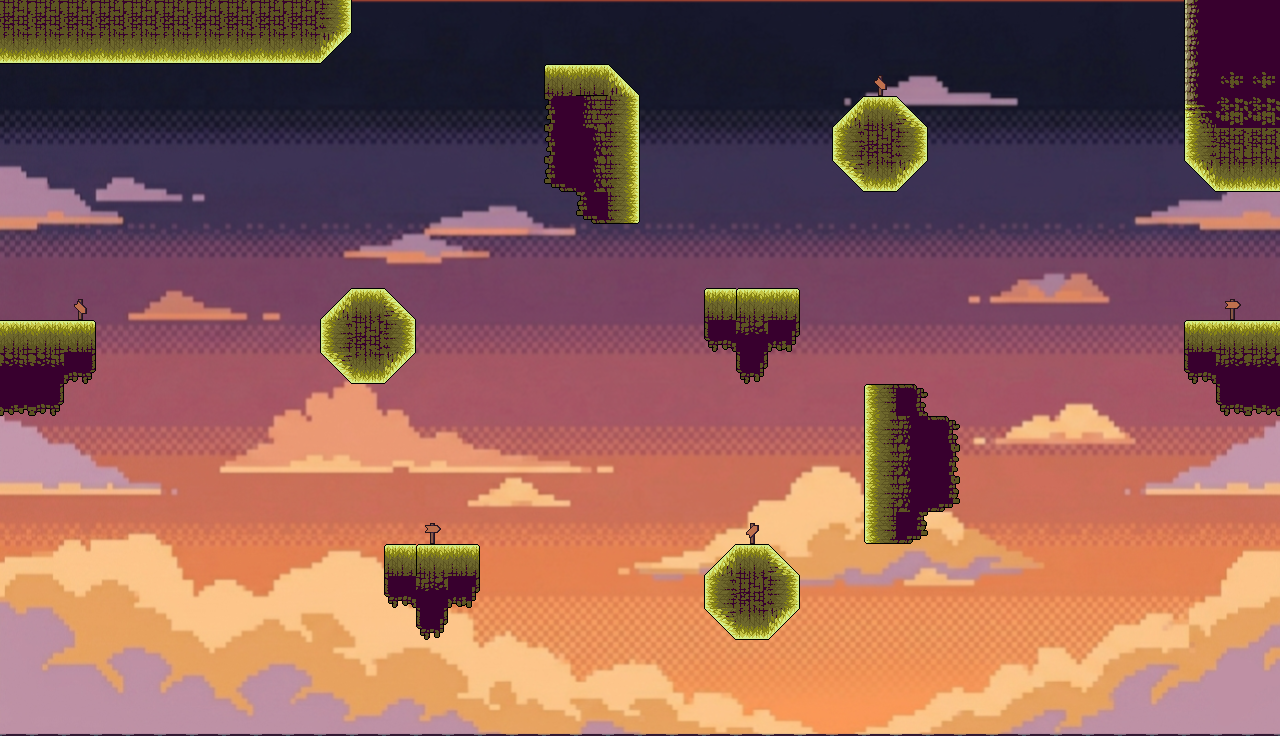

This game map was drawn from its Tiled (.tmx) file and the tilesets committed beside it. A one-line description and the full map source follow:
An orthogonal 40x23 tile map with 32x32 px tiles, 2 tile layers (Capa de patrones 2, Platforms), 4 tilesets, 1 image layer.

<map version="1.10" tiledversion="1.12.1" orientation="orthogonal" renderorder="right-down" width="40" height="23" tilewidth="32" tileheight="32" infinite="0" nextlayerid="4" nextobjectid="1">
 <tileset firstgid="1" source="Tileset_cielo.tsx" />
 <tileset firstgid="97" source="Tileset_Tierra_.tsx" />
 <tileset firstgid="193" source="Tileset_Cielo_girado.tsx" />
 <tileset firstgid="289" source="Decoracion/Señales.tsx" />
 <imagelayer id="2" name="Capa de Imagen 1">
  <image source="../Mapas/Cielo arriba.png" width="1280" height="736" />
 </imagelayer>
 <layer id="3" name="Capa de patrones 2" width="40" height="23">
  <data encoding="csv">
0,0,0,0,0,0,0,0,0,0,0,0,0,0,0,0,0,0,0,0,0,0,0,0,0,0,0,0,0,0,0,0,0,0,0,0,0,0,0,0,
0,0,0,0,0,0,0,0,0,0,0,0,0,0,0,0,0,0,0,0,0,0,0,0,0,0,0,0,0,0,0,0,0,0,0,0,0,0,0,0,
0,0,0,0,0,0,0,0,0,0,0,0,0,0,0,0,0,0,0,0,0,0,0,0,0,0,0,296,0,0,0,0,0,0,0,0,0,0,0,0,
0,0,0,0,0,0,0,0,0,0,0,0,0,0,0,0,0,0,0,0,0,0,0,0,0,0,0,0,0,0,0,0,0,0,0,0,0,0,0,0,
0,0,0,0,0,0,0,0,0,0,0,0,0,0,0,0,0,0,0,0,0,0,0,0,0,0,0,0,0,0,0,0,0,0,0,0,0,0,0,0,
0,0,0,0,0,0,0,0,0,0,0,0,0,0,0,0,0,0,0,0,0,0,0,0,0,0,0,0,0,0,0,0,0,0,0,0,0,0,0,0,
0,0,0,0,0,0,0,0,0,0,0,0,0,0,0,0,0,0,0,0,0,0,0,0,0,0,0,0,0,0,0,0,0,0,0,0,0,0,0,0,
0,0,0,0,0,0,0,0,0,0,0,0,0,0,0,0,0,0,0,0,0,0,0,0,0,0,0,0,0,0,0,0,0,0,0,0,0,0,0,0,
0,0,0,0,0,0,0,0,0,0,0,0,0,0,0,0,0,0,0,0,0,0,0,0,0,0,0,0,0,0,0,0,0,0,0,0,0,0,0,0,
0,0,296,0,0,0,0,0,0,0,0,0,0,0,0,0,0,0,0,0,0,0,0,0,0,0,0,0,0,0,0,0,0,0,0,0,0,0,289,0,
0,0,0,0,0,0,0,0,0,0,0,0,0,0,0,0,0,0,0,0,0,0,0,0,0,0,0,0,0,0,0,0,0,0,0,0,0,0,0,0,
0,0,0,0,0,0,0,0,0,0,0,0,0,0,0,0,0,0,0,0,0,0,0,0,0,0,0,0,0,0,0,0,0,0,0,0,0,0,0,0,
0,0,0,0,0,0,0,0,0,0,0,0,0,0,0,0,0,0,0,0,0,0,0,0,0,0,0,0,0,0,0,0,0,0,0,0,0,0,0,0,
0,0,0,0,0,0,0,0,0,0,0,0,0,0,0,0,0,0,0,0,0,0,0,0,0,0,0,0,0,0,0,0,0,0,0,0,0,0,0,0,
0,0,0,0,0,0,0,0,0,0,0,0,0,0,0,0,0,0,0,0,0,0,0,0,0,0,0,0,0,0,0,0,0,0,0,0,0,0,0,0,
0,0,0,0,0,0,0,0,0,0,0,0,0,0,0,0,0,0,0,0,0,0,0,0,0,0,0,0,0,0,0,0,0,0,0,0,0,0,0,0,
0,0,0,0,0,0,0,0,0,0,0,0,0,289,0,0,0,0,0,0,0,0,0,294,0,0,0,0,0,0,0,0,0,0,0,0,0,0,0,0,
0,0,0,0,0,0,0,0,0,0,0,0,0,0,0,0,0,0,0,0,0,0,0,0,0,0,0,0,0,0,0,0,0,0,0,0,0,0,0,0,
0,0,0,0,0,0,0,0,0,0,0,0,0,0,0,0,0,0,0,0,0,0,0,0,0,0,0,0,0,0,0,0,0,0,0,0,0,0,0,0,
0,0,0,0,0,0,0,0,0,0,0,0,0,0,0,0,0,0,0,0,0,0,0,0,0,0,0,0,0,0,0,0,0,0,0,0,0,0,0,0,
0,0,0,0,0,0,0,0,0,0,0,0,0,0,0,0,0,0,0,0,0,0,0,0,0,0,0,0,0,0,0,0,0,0,0,0,0,0,0,0,
0,0,0,0,0,0,0,0,0,0,0,0,0,0,0,0,0,0,0,0,0,0,0,0,0,0,0,0,0,0,0,0,0,0,0,0,0,0,0,0,
0,0,0,0,0,0,0,0,0,0,0,0,0,0,0,0,0,0,0,0,0,0,0,0,0,0,0,0,0,0,0,0,0,0,0,0,0,0,0,0
</data>
 </layer>
 <layer id="1" name="Platforms" width="40" height="23">
  <data encoding="csv">
24,24,24,24,24,24,24,24,24,24,2684354562,0,0,0,0,0,0,0,0,0,0,0,0,0,0,0,0,0,0,0,0,0,0,0,0,0,0,536870922,1073741828,1073741828,
3221225474,3221225474,3221225474,3221225474,3221225474,3221225474,3221225474,3221225474,3221225474,3221225474,1073741866,0,0,0,0,0,0,0,0,0,0,0,0,0,0,0,0,0,0,0,0,0,0,0,0,0,0,536870922,1073741828,1073741828,
0,0,0,0,0,0,0,0,0,0,0,0,0,0,0,0,0,1,7,42,0,0,0,0,0,0,0,0,0,0,0,0,0,0,0,0,0,536870922,1073741864,1073741864,
0,0,0,0,0,0,0,0,0,0,0,0,0,0,0,0,0,260,215,208,0,0,0,0,0,0,43,2,2684354603,0,0,0,0,0,0,0,0,536870945,1073741862,1073741862,
0,0,0,0,0,0,0,0,0,0,0,0,0,0,0,0,0,260,207,208,0,0,0,0,0,0,3221225680,24,208,0,0,0,0,0,0,0,0,2147483856,1073741848,1073741848,
0,0,0,0,0,0,0,0,0,0,0,0,0,0,0,0,0,268,207,208,0,0,0,0,0,0,1610612779,3221225474,3221225515,0,0,0,0,0,0,0,0,1073741867,3221225474,3221225474,
0,0,0,0,0,0,0,0,0,0,0,0,0,0,0,0,0,0,268,216,0,0,0,0,0,0,0,0,0,0,0,0,0,0,0,0,0,0,0,0,
0,0,0,0,0,0,0,0,0,0,0,0,0,0,0,0,0,0,0,0,0,0,0,0,0,0,0,0,0,0,0,0,0,0,0,0,0,0,0,0,
0,0,0,0,0,0,0,0,0,0,0,0,0,0,0,0,0,0,0,0,0,0,0,0,0,0,0,0,0,0,0,0,0,0,0,0,0,0,0,0,
0,0,0,0,0,0,0,0,0,0,43,2,2684354603,0,0,0,0,0,0,0,0,0,1,1,3,0,0,0,0,0,0,0,0,0,0,0,0,0,0,0,
2147483650,2147483650,2147483649,0,0,0,0,0,0,0,3221225680,24,208,0,0,0,0,0,0,0,0,0,1610612988,1610612943,1610613004,0,0,0,0,0,0,0,0,0,0,0,0,1,2,2,
2147483662,2147483662,2147483704,0,0,0,0,0,0,0,1610612779,3221225474,3221225515,0,0,0,0,0,0,0,0,0,0,1610613012,0,0,0,0,0,0,0,0,0,0,0,0,0,56,14,14,
57,2147483704,0,0,0,0,0,0,0,0,0,0,0,0,0,0,0,0,0,0,0,0,0,0,0,0,0,2147483848,2147483900,0,0,0,0,0,0,0,0,0,56,2147483705,
0,0,0,0,0,0,0,0,0,0,0,0,0,0,0,0,0,0,0,0,0,0,0,0,0,0,0,3221225680,2147483855,2147483900,0,0,0,0,0,0,0,0,0,0,
0,0,0,0,0,0,0,0,0,0,0,0,0,0,0,0,0,0,0,0,0,0,0,0,0,0,0,3221225680,2147483855,2147483908,0,0,0,0,0,0,0,0,0,0,
0,0,0,0,0,0,0,0,0,0,0,0,0,0,0,0,0,0,0,0,0,0,0,0,0,0,0,3221225680,2147483855,2147483916,0,0,0,0,0,0,0,0,0,0,
0,0,0,0,0,0,0,0,0,0,0,0,0,0,0,0,0,0,0,0,0,0,0,0,0,0,0,2147483864,2147483916,0,0,0,0,0,0,0,0,0,0,0,
0,0,0,0,0,0,0,0,0,0,0,0,1,1,3,0,0,0,0,0,0,0,43,2,2684354603,0,0,0,0,0,0,0,0,0,0,0,0,0,0,0,
0,0,0,0,0,0,0,0,0,0,0,0,1610612988,1610612943,1610613004,0,0,0,0,0,0,0,3221225680,24,208,0,0,0,0,0,0,0,0,0,0,0,0,0,0,0,
0,0,0,0,0,0,0,0,0,0,0,0,0,1610613012,0,0,0,0,0,0,0,0,1610612779,3221225474,3221225515,0,0,0,0,0,0,0,0,0,0,0,0,0,0,0,
0,0,0,0,0,0,0,0,0,0,0,0,0,0,0,0,0,0,0,0,0,0,0,0,0,0,0,0,0,0,0,0,0,0,0,0,0,0,0,0,
0,0,0,0,0,0,0,0,0,0,0,0,0,0,0,0,0,0,0,0,0,0,0,0,0,0,0,0,0,0,0,0,0,0,0,0,0,0,0,0,
186,186,186,186,186,186,186,186,186,186,186,186,186,186,186,186,186,186,186,186,186,186,186,186,186,186,186,186,186,186,186,186,186,186,186,186,186,186,186,186
</data>
 </layer>
</map>
